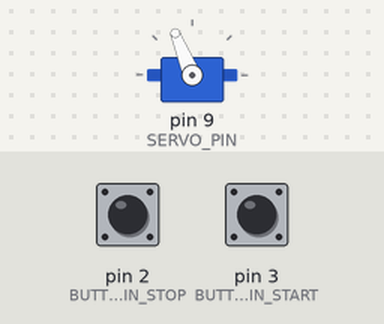
A sketch run on a simulated Arduino Uno, built with avr-gcc and run on an emulated ATmega328P. Parts: servo. The test bench sets the inputs (shaded band); at power-on: pin 2 (BUTTON_PIN_STOP) LOW, pin 3 (BUTTON_PIN_START) LOW.

Above: at 2.06 s.
2.8 s: pin 2 (BUTTON_PIN_STOP) pulled HIGH for 0.15 s
4.4 s: pin 3 (BUTTON_PIN_START) pulled HIGH for 0.15 s
At 4.86 s:
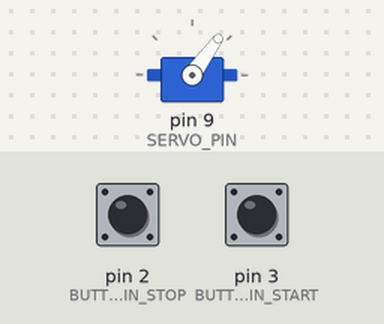
7.4 s: pin 2 (BUTTON_PIN_STOP) pulled HIGH for 1 s
At 7.4 s:
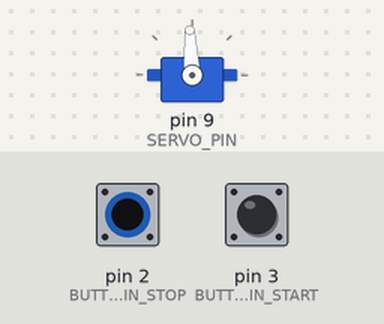
9.9 s: pin 3 (BUTTON_PIN_START) pulled HIGH for 1 s
At 10.17 s:
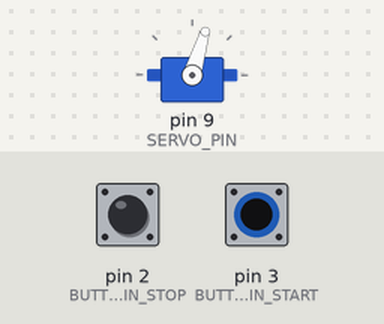
Timing chart, 0 to 13.9 s (numbered marks = the images above; inputs shaded):
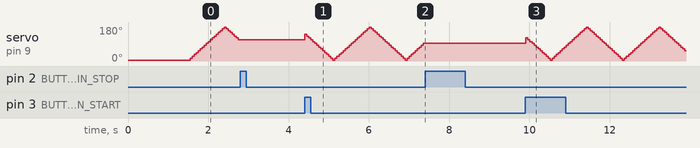

The sketch:

DetachServo.ino
```cpp
/***********************************************************************************

   Original code from
   http://learn.robotgeek.com/robotgeek-101-1/233-servo-primer.html

   Important Functions
    servo.attach()
    servo.write()
    servo.detach()
 *****************************************************************************************/
#include <Servo.h>

const int SERVO_MIN_PULSE = 600;
const int SERVO_MAX_PULSE = 2400;
const int SERVO_CENTER_PULSE = 1500;
const int SERVO_PIN = 9;
const int BUTTON_PIN_STOP = 2;
const int BUTTON_PIN_START = 3;

int servoValue = SERVO_MIN_PULSE;
// value to increment/decrement the servo by
int servoIncrement = 100;
Servo servo1;

void setup() {
  pinMode(BUTTON_PIN_STOP, INPUT);
  pinMode(BUTTON_PIN_START, INPUT);

  // attach the servo on pin SERVO_PIN
  attachServo();

  // send the servo to '0' degrees
  servo1.writeMicroseconds(servoValue);
  // wait for the servo to move before moving again
  delay(1500);
}

void loop() {
  servo1.writeMicroseconds(servoValue);     //send the servo to '0' degrees
  servoValue = servoValue + servoIncrement; //update servo value for next loop

  // if the servo is out of bounds,
  if (servoValue <= SERVO_MIN_PULSE || servoValue >= SERVO_MAX_PULSE) {
    // reverse the increment
    servoIncrement = -1 * servoIncrement;
  }

  delay(50);  //wait for the servo to move

  // check if the button has been pressed
  if (digitalRead(BUTTON_PIN_STOP) == HIGH) {
    // detach the servo - this will stop it from receiving commands and turn its torque off.
    servo1.detach();
  }

  // check if the button has been pressed
  if (digitalRead(BUTTON_PIN_START) == HIGH) {
    // attach the servo
    attachServo();
  }
}

void attachServo() {
  servo1.attach(SERVO_PIN);
}
```

Measured:
- after the input at 2.8 s, servo on pin 9 (SERVO_PIN): stops changing and stays 112°
- after the input at 7.4 s, servo on pin 9 (SERVO_PIN): stops changing and stays 93°
- by itself, servo on pin 9 (SERVO_PIN): rises from 5° to 180° in 0.85 s, then falls to 112° in 0.35 s
